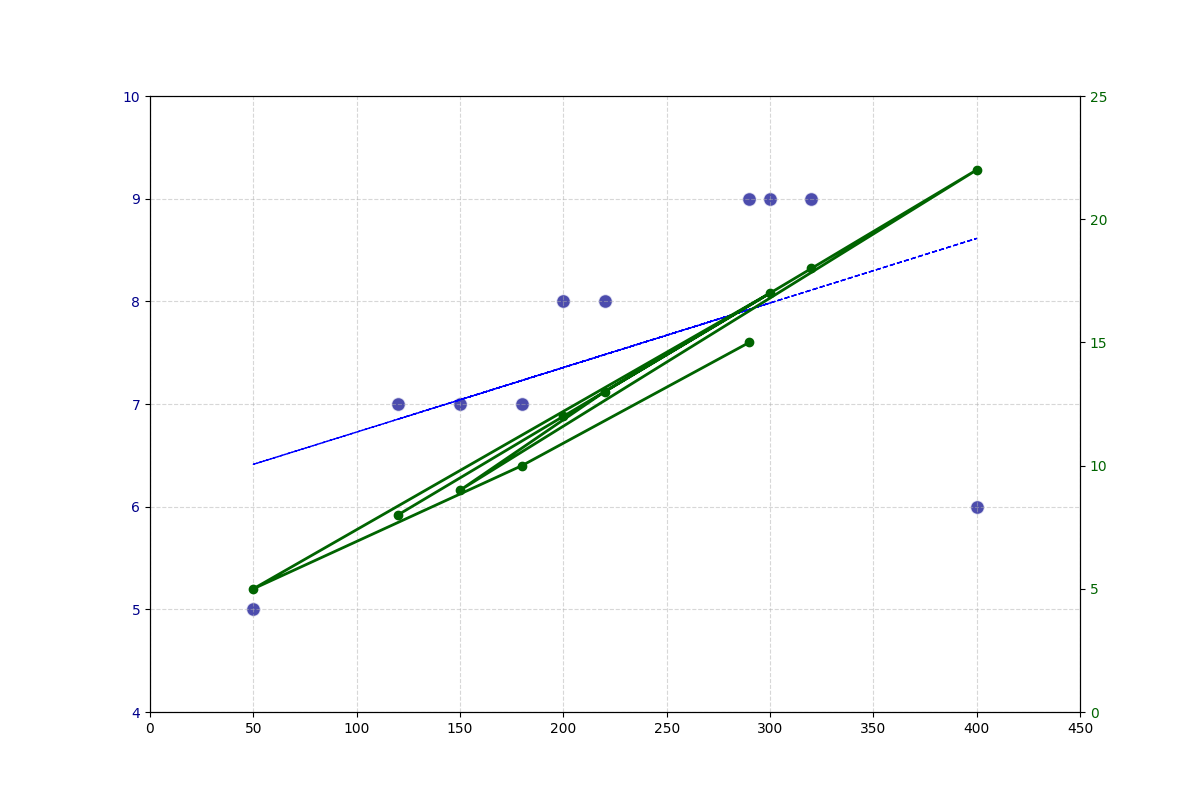

Recreate this plot in Python.
import matplotlib.pyplot as plt
import numpy as np

# Number of pages
pages = np.array([120, 200, 320, 400, 150, 220, 300, 50, 180, 290])

# Reader satisfaction ratings (scale of 1-10)
ratings = np.array([7, 8, 9, 6, 7, 8, 9, 5, 7, 9])

# Average reading duration in hours
reading_duration = np.array([8, 12, 18, 22, 9, 13, 17, 5, 10, 15])

# Create subplots
fig, ax1 = plt.subplots(figsize=(12, 8))

# Scatter plot for number of pages vs satisfaction ratings
scatter = ax1.scatter(pages, ratings, color='darkblue', alpha=0.7, s=100, edgecolor='w')

# Adding trendline for number of pages vs satisfaction ratings
coef = np.polyfit(pages, ratings, 1)
poly1d_fn = np.poly1d(coef)
plt.plot(pages, poly1d_fn(pages), color='blue', linestyle='--', linewidth=1)

# Customize primary y-axis
ax1.tick_params(axis='y', labelcolor='darkblue')
ax1.set_xlim(0, 450)
ax1.set_ylim(4, 10)

# Create a secondary y-axis for average reading duration
ax2 = ax1.twinx()
ax2.plot(pages, reading_duration, color='darkgreen', marker='o', linestyle='-', linewidth=2)
ax2.tick_params(axis='y', labelcolor='darkgreen')
ax2.set_ylim(0, 25)

# Grid
ax1.grid(True, linestyle='--', alpha=0.5)

# Display the plot
plt.show()
